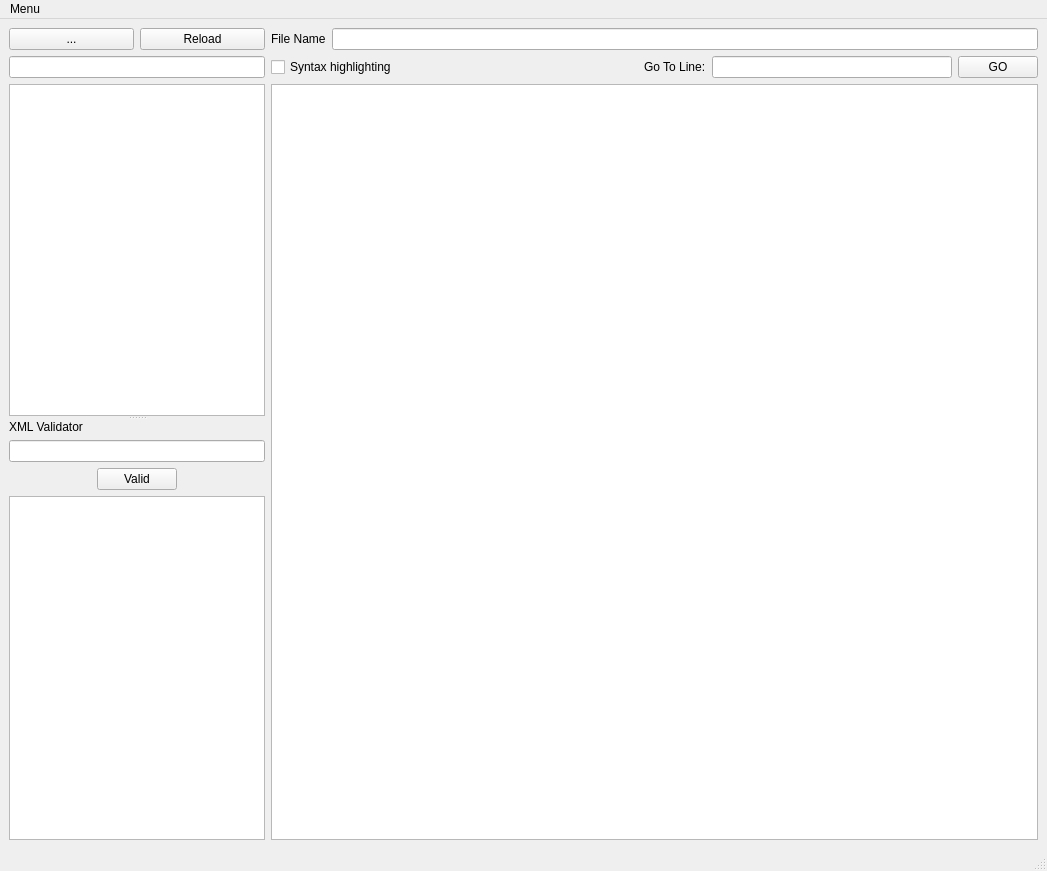
<?xml version="1.0" encoding="UTF-8"?>
<ui version="4.0">
 <class>MainWindow</class>
 <widget class="QMainWindow" name="MainWindow">
  <property name="geometry">
   <rect>
    <x>0</x>
    <y>0</y>
    <width>1047</width>
    <height>871</height>
   </rect>
  </property>
  <property name="windowTitle">
   <string>LogViewer</string>
  </property>
  <widget class="QWidget" name="centralwidget">
   <layout class="QHBoxLayout" name="horizontalLayout_2">
    <item>
     <widget class="QSplitter" name="splitter">
      <property name="sizeIncrement">
       <size>
        <width>0</width>
        <height>0</height>
       </size>
      </property>
      <property name="cursor">
       <cursorShape>ArrowCursor</cursorShape>
      </property>
      <property name="contextMenuPolicy">
       <enum>Qt::NoContextMenu</enum>
      </property>
      <property name="frameShape">
       <enum>QFrame::NoFrame</enum>
      </property>
      <property name="frameShadow">
       <enum>QFrame::Plain</enum>
      </property>
      <property name="orientation">
       <enum>Qt::Vertical</enum>
      </property>
      <property name="childrenCollapsible">
       <bool>true</bool>
      </property>
      <widget class="QWidget" name="verticalLayoutWidget">
       <layout class="QVBoxLayout" name="verticalLayout_2">
        <item>
         <layout class="QHBoxLayout" name="horizontalLayout_3">
          <item>
           <widget class="QPushButton" name="pb_SearchDir">
            <property name="text">
             <string>...</string>
            </property>
           </widget>
          </item>
          <item>
           <widget class="QPushButton" name="pb_reload">
            <property name="text">
             <string>Reload</string>
            </property>
           </widget>
          </item>
         </layout>
        </item>
        <item>
         <widget class="QLineEdit" name="lineEdit_SearchDir"/>
        </item>
        <item>
         <widget class="QTreeView" name="treeViewDirectory"/>
        </item>
       </layout>
      </widget>
      <widget class="QWidget" name="layoutWidget">
       <layout class="QVBoxLayout" name="verticalLayout" stretch="0,0,0,0">
        <item>
         <widget class="QLabel" name="label_2">
          <property name="text">
           <string>XML Validator</string>
          </property>
         </widget>
        </item>
        <item>
         <widget class="QLineEdit" name="lineEdit_XSD"/>
        </item>
        <item alignment="Qt::AlignHCenter">
         <widget class="QPushButton" name="pb_valid">
          <property name="text">
           <string>Valid</string>
          </property>
         </widget>
        </item>
        <item>
         <widget class="QTextEdit" name="textEdit_XSD"/>
        </item>
       </layout>
      </widget>
     </widget>
    </item>
    <item>
     <layout class="QVBoxLayout" name="verticalLayout_3">
      <item>
       <layout class="QHBoxLayout" name="horizontalLayout_4">
        <item>
         <widget class="QLabel" name="label">
          <property name="text">
           <string>File Name</string>
          </property>
         </widget>
        </item>
        <item>
         <widget class="QLineEdit" name="lineEdit"/>
        </item>
       </layout>
      </item>
      <item>
       <layout class="QHBoxLayout" name="horizontalLayout_6">
        <item>
         <widget class="QCheckBox" name="checkBox_syntaxHightlighting">
          <property name="text">
           <string>Syntax highlighting</string>
          </property>
         </widget>
        </item>
        <item>
         <spacer name="horizontalSpacer">
          <property name="orientation">
           <enum>Qt::Horizontal</enum>
          </property>
          <property name="sizeHint" stdset="0">
           <size>
            <width>40</width>
            <height>20</height>
           </size>
          </property>
         </spacer>
        </item>
        <item>
         <widget class="QLabel" name="label_3">
          <property name="text">
           <string>Go To Line:</string>
          </property>
         </widget>
        </item>
        <item>
         <widget class="QLineEdit" name="lineEdit_goto">
          <property name="inputMethodHints">
           <set>Qt::ImhDigitsOnly</set>
          </property>
          <property name="inputMask">
           <string/>
          </property>
         </widget>
        </item>
        <item>
         <widget class="QPushButton" name="pushButton_goto">
          <property name="text">
           <string>GO</string>
          </property>
         </widget>
        </item>
       </layout>
      </item>
      <item>
       <widget class="QTextEdit" name="textEdit">
        <property name="inputMethodHints">
         <set>Qt::ImhMultiLine</set>
        </property>
       </widget>
      </item>
     </layout>
    </item>
   </layout>
  </widget>
  <widget class="QMenuBar" name="menubar">
   <property name="geometry">
    <rect>
     <x>0</x>
     <y>0</y>
     <width>1047</width>
     <height>20</height>
    </rect>
   </property>
   <widget class="QMenu" name="menu">
    <property name="title">
     <string>Menu</string>
    </property>
    <addaction name="actionExit"/>
   </widget>
   <addaction name="menu"/>
  </widget>
  <widget class="QStatusBar" name="statusbar"/>
  <action name="actionExit">
   <property name="text">
    <string>Exit</string>
   </property>
  </action>
 </widget>
 <resources/>
 <connections/>
</ui>
